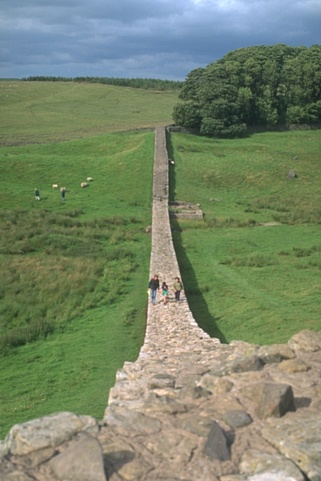
%> input picture color_images/374067.jpg, 321 x 481 px
$ octave ColorImagesDemo.m   (GNU Octave 9; MATLAB toolbox functions it lacks are replaced by stand-ins)
%> lines starting %> are read from the running program, lines starting %| are printed output that depends on the picture
### funcs/CreateGraph.m
% % % % % % % % % % % % % % % % % % % % % % % % % % % % % % % % % % %
%
% Author: Christos Bampis
% This code implements various methods described in:
%
% C. G. Bampis, P. Maragos and A. C. Bovik, "Projective non-negative
% matrix factorization for unsupervised graph clustering," 2016 IEEE
% International Conference on Image Processing (ICIP), Phoenix, AZ, USA, 2016,
%
% If you use this code, please consider citing this work.
%
% v1: Dec. 2016
% For any questions/comments: cbampis@gmail.com or bampis@utexas.edu
%
% % % % % % % % % % % % % % % % % % % % % % % % % % % % % % % % % % %

function [f, points, edgesn, intens, nodes, e, newList, BIG, ...
    new_erasezeroList, SpecialzeroList] = ...
    CreateGraph(I, option, type, option2, imgS, orientations)
%> called with option = 1, type = 8, option2 = 0, imgS = [], orientations = []

if size(I, 3) > 1
    Igray = rgb2gray(I);
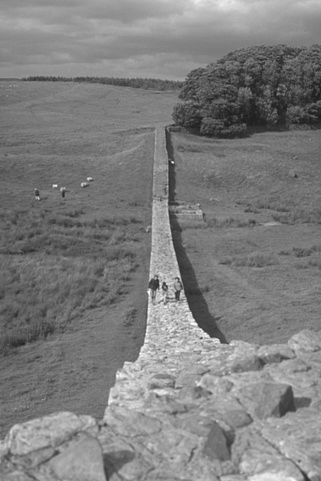
%> Igray: size 481x321 double; min 0.113, max 0.991, mean 0.496
else
    Igray = I;
end;

if option == 1

    f = double(watershed(imgradient(Igray)));
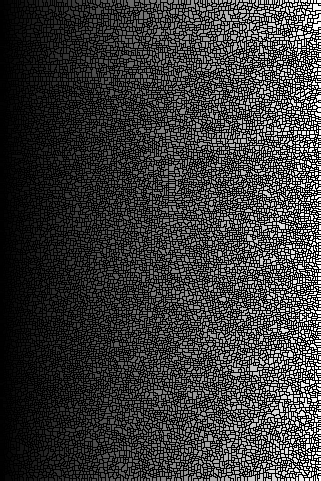
%> f: size 481x321 double; min 0, max 13865, mean 3210.7; drawn with min black and max white

    [edgesn, newList, points, intens, e, BIG, new_erasezeroList, ...
%> the run ends on the next line
        SpecialzeroList] = EdgesAdjacent(f, I, option2, imgS, orientations);

    nodes = size(intens, 1);

else

    [X, Y, Z]=size(I);

    if type == 8

        [points, edgesn] = lattice(X, Y, 1);

    else

        [points, edgesn] = lattice(X, Y, 0);

    end;

    if Z > 1
        tmp = I(:, :, 1);
        intens(:, 1) = tmp(:);
        tmp = I(:, :, 2);
        intens(:, 2) = tmp(:);
        tmp = I(:, :, 3);
        intens(:, 3) = tmp(:);
    else
        intens = Igray(:);
    end

    f = [];

    nodes = size(intens, 1);

    e = [];

    newList = [];

end;

end

### ColorImagesDemo.m
% % % % % % % % % % % % % % % % % % % % % % % % % % % % % % % % % % %
%
% Author: Christos Bampis
% This code implements various methods described in:
%
% C. G. Bampis, P. Maragos and A. C. Bovik, "Projective non-negative
% matrix factorization for unsupervised graph clustering," 2016 IEEE
% International Conference on Image Processing (ICIP), Phoenix, AZ, USA, 2016,
%
% If you use this code, please consider citing this work.
%
% v1: Dec. 2016
% For any questions/comments: cbampis@gmail.com or bampis@utexas.edu
%
% % % % % % % % % % % % % % % % % % % % % % % % % % % % % % % % % % %

clear
close all
clc

addpath(genpath([pwd '/colorspace']));
addpath(genpath([pwd '/funcs']));
addpath(genpath([pwd '/other_funcs']));
addpath(genpath([pwd '/GraphAnalysisToolbox']));

%%% number of segments
classes = 3;

%%% number of iterations
iter_grpnmf = 2000;

%%% regularization parameter
lambda_grpnmf = 500;

%%% input image
% I = im2double(imread([pwd '/color_images/113044.jpg']));
% I = im2double(imread([pwd '/color_images/bird.jpg']));
I = im2double(imread([pwd '/color_images/374067.jpg']));

%%% 1 for RAG, 0 for regular grid
option = 1;

%%% 0 for RGB, 1 for Luv
option2 = 0;

%%% 8-pixel neighborhood
type = 8;

%%% needed for display
colors = [1 0 0 ; 0 0 1 ; 0 1 0];
colorsgray = linspace(0, 1, classes);

%%% graph setup
[f, ~, ~, intens, nodes, e, newList] = CreateGraph(I, ...

$ run again, with color_images/113044.jpg copied over color_images/374067.jpg
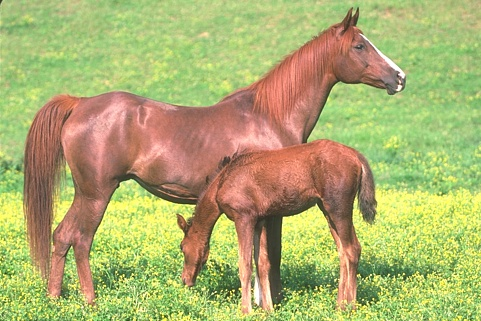
%> input picture color_images/113044.jpg, 481 x 321 px
%> in CreateGraph, `Igray = rgb2gray(I);`:
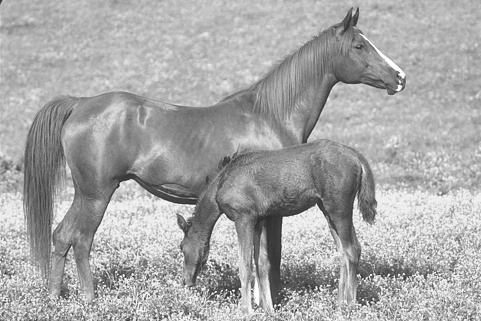
%> Igray: size 321x481 double; min 0.145, max 1, mean 0.657
%> in CreateGraph, `f = double(watershed(imgradient(Igray)));`:
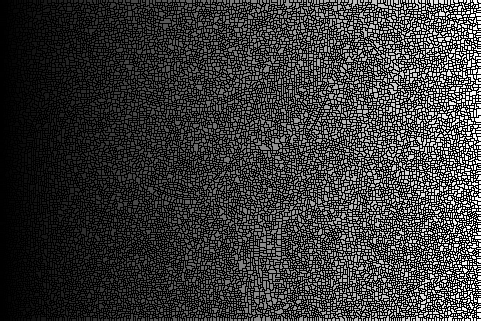
%> f: size 321x481 double; min 0, max 14271, mean 3249.6; drawn with min black and max white

$ run again, with color_images/bird.jpg copied over color_images/374067.jpg
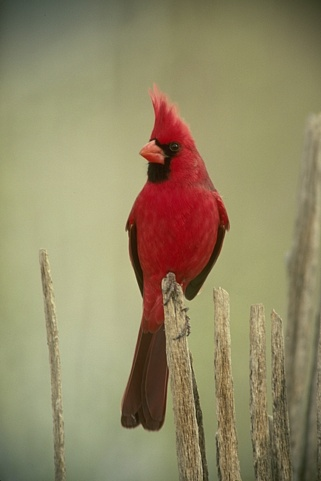
%> input picture color_images/bird.jpg, 321 x 481 px
%> in CreateGraph, `Igray = rgb2gray(I);`:
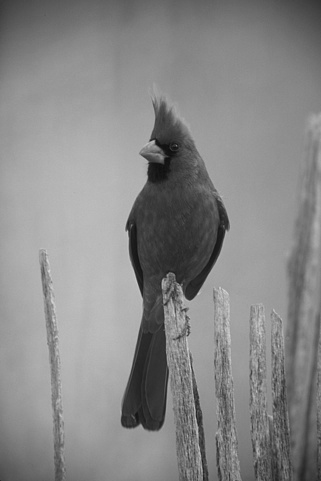
%> Igray: size 481x321 double; min 0.0512, max 0.839, mean 0.532
%> in CreateGraph, `f = double(watershed(imgradient(Igray)));`:
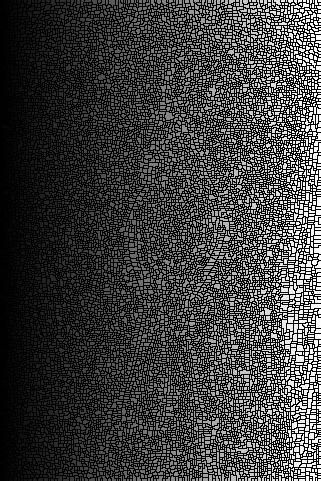
%> f: size 481x321 double; min 0, max 13390, mean 3206.5; drawn with min black and max white
